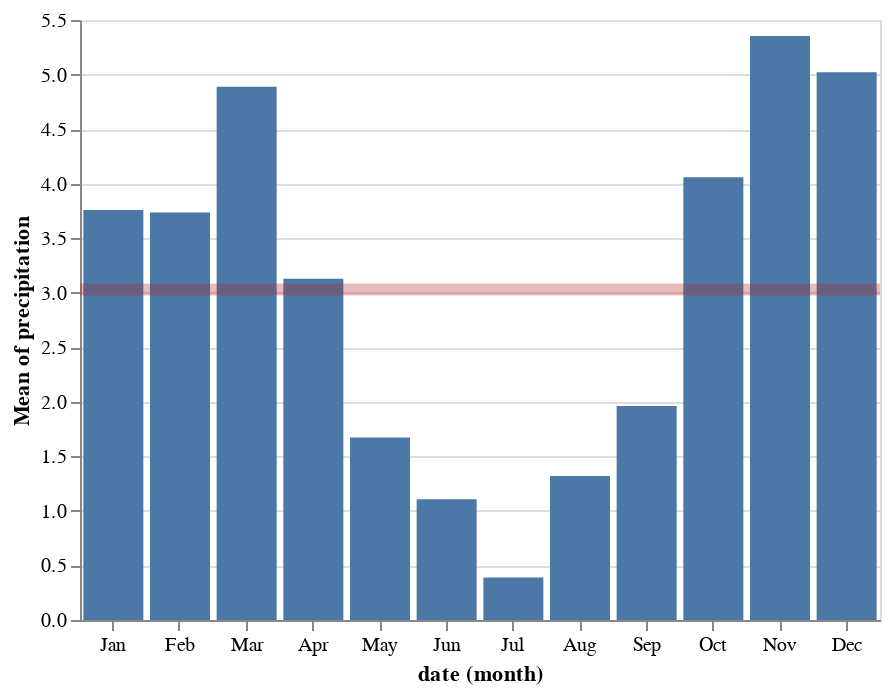

Notebook code for this chart:
### Code cell
import altair as alt
from vega_datasets import data

source = data.seattle_weather()
brush = alt.selection(type='interval', encodings=['x'])

bars = alt.Chart().mark_bar().encode(
    x='month(date):O',
    y='mean(precipitation):Q',
    opacity=alt.condition(brush, alt.OpacityValue(1), alt.OpacityValue(0.7)),
).add_selection(
    brush
)

line = bars.mark_rule(color='firebrick').encode(
    y='mean(precipitation):Q',
    size=alt.SizeValue(6),
    opacity=alt.condition(brush, alt.OpacityValue(.3), alt.OpacityValue(0.7)),
).transform_filter(
    brush
)

alt.layer(bars, line, data=source)

### Figure 1 — Vega-Lite specification as saved in the notebook (floating-point values rounded to 4 significant figures; data arrays with more than 128 entries replaced by an {"elided": "..."} marker saying what was removed)
{"$schema": "https://vega.github.io/schema/vega-lite/v3.4.0.json", "config": {"mark": {"tooltip": null}, "view": {"height": 300, "width": 400}}, "data": {"name": "data-830c39fec90146253fb06a06c26374ef"}, "datasets": {"data-830c39fec90146253fb06a06c26374ef": {"elided": "1461 records"}}, "layer": [{"encoding": {"opacity": {"condition": {"selection": "selector006", "value": 1}, "value": 0.7}, "x": {"field": "date", "timeUnit": "month", "type": "ordinal"}, "y": {"aggregate": "mean", "field": "precipitation", "type": "quantitative"}}, "mark": "bar", "selection": {"selector006": {"encodings": ["x"], "type": "interval"}}}, {"encoding": {"opacity": {"condition": {"selection": "selector006", "value": 0.3}, "value": 0.7}, "size": {"value": 6}, "y": {"aggregate": "mean", "field": "precipitation", "type": "quantitative"}}, "mark": {"color": "firebrick", "type": "rule"}, "transform": [{"filter": {"selection": "selector006"}}]}]}
